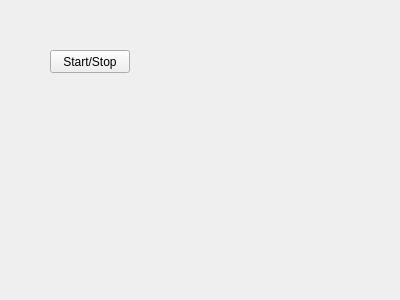
<?xml version="1.0" encoding="UTF-8"?>
<ui version="4.0">
 <class>Form</class>
 <widget class="QWidget" name="Form">
  <property name="geometry">
   <rect>
    <x>0</x>
    <y>0</y>
    <width>400</width>
    <height>300</height>
   </rect>
  </property>
  <property name="windowTitle">
   <string>Form</string>
  </property>
  <widget class="QPushButton" name="StartStopButton">
   <property name="geometry">
    <rect>
     <x>50</x>
     <y>50</y>
     <width>80</width>
     <height>23</height>
    </rect>
   </property>
   <property name="text">
    <string>Start/Stop</string>
   </property>
  </widget>
 </widget>
 <resources/>
 <connections/>
</ui>
